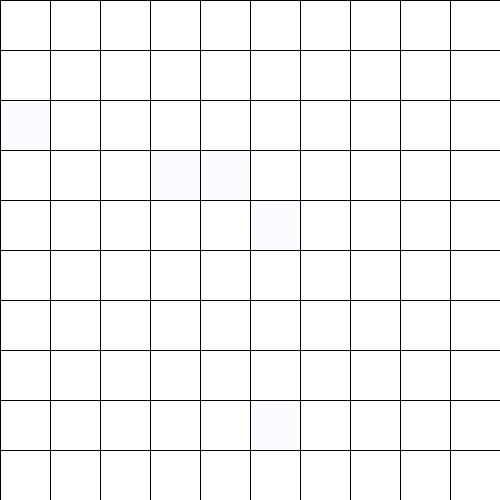
Frame 1 (no input)
Frame 60 (the mouse pressed at the canvas centre just before this capture): identical to frame 1, image omitted
Frame 120 (the mouse held since frame 60 and released just before this capture): identical to frame 1, image omitted

The Processing sketch that drew this single still picture (run headless with seeded random() and noise(); from frame 60 on, the mouse is pressed at the canvas centre):

// Processing sketch: drill45
// ── drill45.pde
ArrayList<Float> x = new ArrayList<Float>();
ArrayList<Float> y = new ArrayList<Float>();
float s = 50;
ArrayList<Integer> atari = new ArrayList<Integer>();
ArrayList<Boolean> hit = new ArrayList<Boolean>();
float r = random(256);
float g = random(256);
float b = random(256);
void setup() {
  size(500,500);
  for (int i=0; i<100; i++) {
    x.add(i%10*s);
    y.add(i/10*s);
    hit.add(false);
  }
  while (atari.size() < 5) {
    int n = (int)random(100);
    if (atari.contains(n)) {
      continue;
    }
    atari.add((int)random(100));
  }
}

void draw() {
    background(r,g,b);
  for (int i=0; i<x.size(); i++) {
    for (int a : atari) {
      if (i == a && hit.get(i)) {
        fill(255,0,0);
        break;
      } else if (i == a) {
        fill(255,250);
        break;
      } else {
        fill(255);
      }
    }
    rect(x.get(i),y.get(i),s,s);
  }
}

void mousePressed() {
  for (int i=0; i<x.size(); i++) {
    if (x.get(i) < mouseX && x.get(i)+s > mouseX && 
        y.get(i) < mouseY && y.get(i)+s > mouseY) {
      for (int a : atari) {
        if (i == a) {
          hit.set(i, true);
          break;
        }
      }
    }
  }
}
